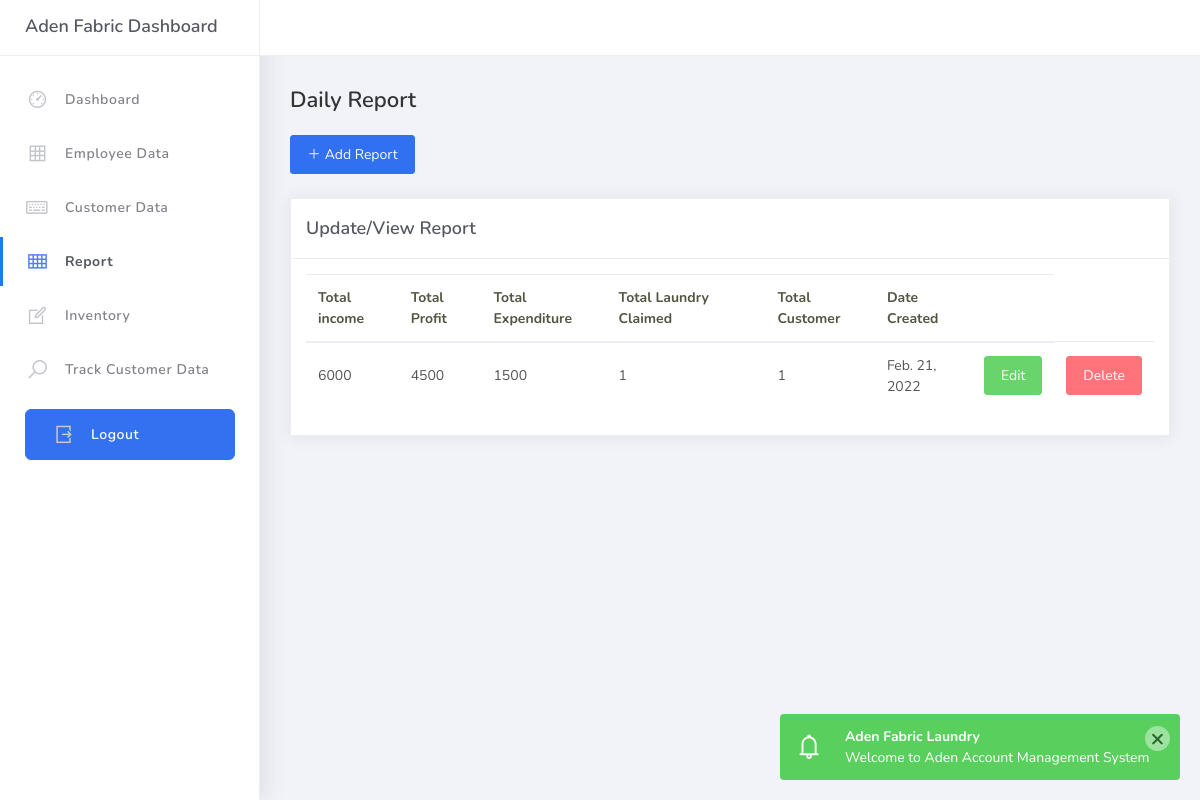
/report/ (signed in), run on the app's committed database.
### accounts/models.py (models this page shows, shortened)
class Report(models.Model):
    total_income_for_today=models.CharField(max_length=200,null=False)
    total_profit_for_today=models.CharField(max_length=200,null=False)
    total_expenditure_today=models.CharField(max_length=200,null=False,default='')
    total_laundry_claimed_today=models.CharField(max_length=200,null=False)
    total_customer_today=models.CharField(max_length=200,null=False)
    created_at=models.DateField(auto_now_add=True)

### accounts/views.py (the view)
# urls.py: path('report/', views.report, name='report'),
@login_required(login_url='login')
def report(request):
    report=Report.objects.all()
    context={'report':report}
    return render(request,'report.html',context)

### accounts/templates/report.html (shortened to what this page needs)
{% extends 'main.html' %}
{% load static %}
{% block content %}
{% load crispy_forms_tags %}
{% include 'topnavbar.html' %}
{% include 'sidebar.html' %}
<div class="main-panel">
    <div class="content">
        <div class="container-fluid">
            <h4 class="page-title">Daily Report</h4>
            <div>
                <a href="{% url 'addreport' %}" class="btn btn-primary mb-4"><i class="la la-plus"></i> Add Report</a>
            </div>
            <div class="card">
                        <div class="card-header">
                            <div class="card-title">Update/View Report</div>
                        </div>
                        <div class="card-body table-responsive">
                            <table class="table  table-hover">
                                <thead>
                                    <tr>
                                        <th scope="col">Total income</th>
                                        <th scope="col">Total Profit</th>
                                        <th scope="col">Total Expenditure</th>
                                        <th scope="col">Total Laundry Claimed<th>
                                        <th scope="col">Total Customer</th>
                                        <th scope="col">Date Created<th>
                                    </tr>
                                </thead>
                                <tbody>
                                    {% for reports in report %}
                                    <tr>
                                        <td>{{reports.total_income_for_today}}</td>
                                        <td>{{reports.total_profit_for_today}}</td>
                                        <td>{{reports.total_expenditure_today}}</td>
                                        <td>{{reports.total_laundry_claimed_today}}</td>
                                        <td></td>
                                        <td>{{reports.total_customer_today}}</td>
                                        <td class="mr-4">{{reports.created_at}}</td>
                                        <td><a href="{% url 'editreport' reports.id %}" type="button" class="btn btn-success">Edit</a></td>
                                        <td><a href="{% url 'deletereport' reports.id %}" type="button" class="btn btn-danger">Delete</a></td>
                                    </tr>
                                    {% endfor %}
                                </tbody>
                            </table>
                        </div>
                    </div>
        </div>
    </div>
</div>
{% endblock %}

### data on the page
Report: total_income_for_today "6000", total_profit_for_today "4500", total_expenditure_today "1500", total_laundry_claimed_today "1", total_customer_today "1", created_at "Feb. 21, 2022"
